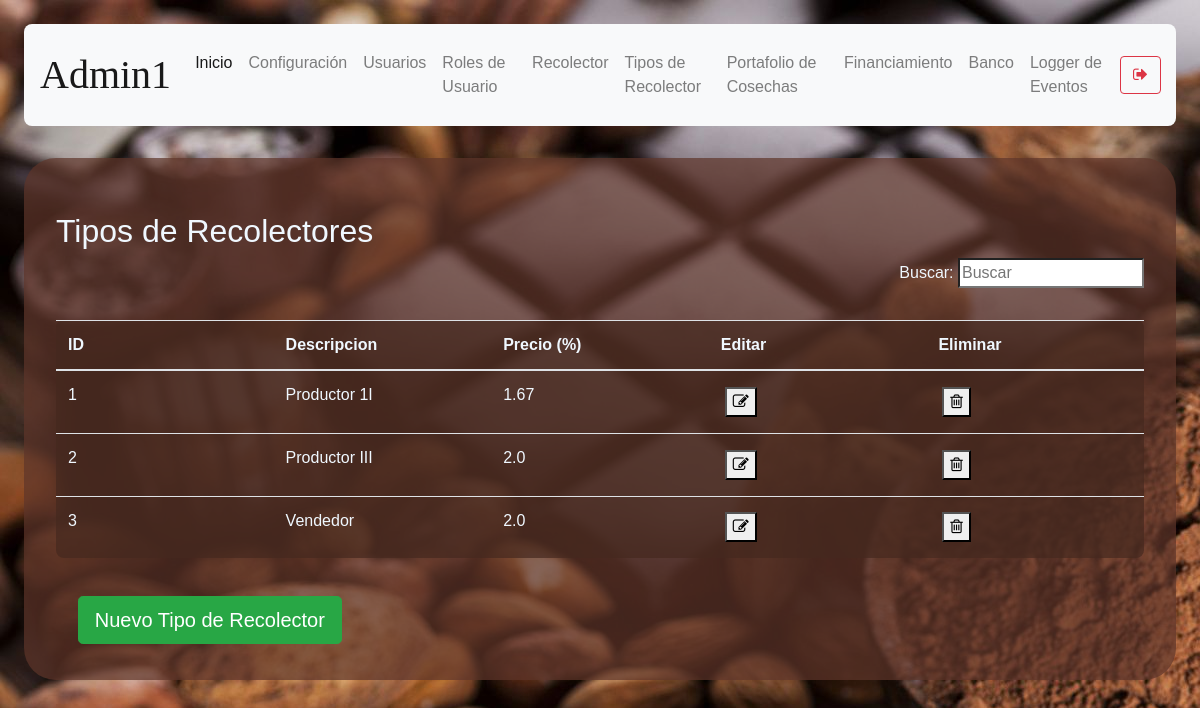
Before: /productor-type (signed in) with the older database file.
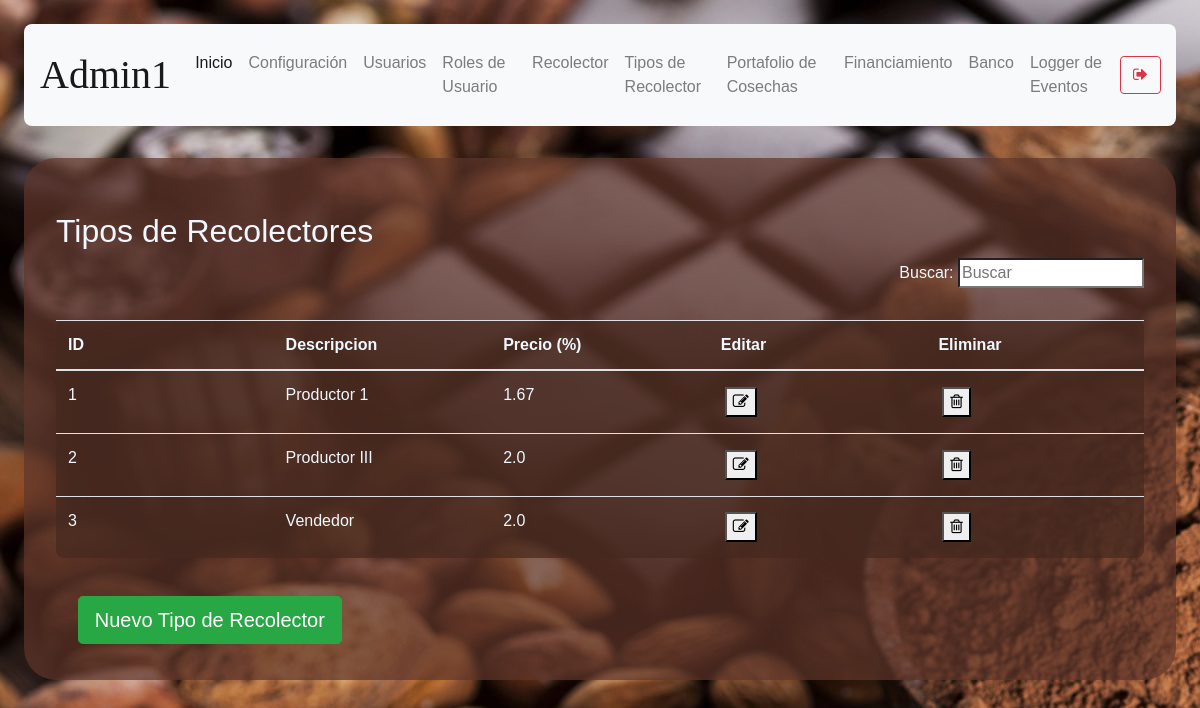
After: the same page with the newer database file.
### models/productor_type.py (models this page shows, shortened)
class Productor_type(db.Model):
    __tablename__ = 'productor_type'
    id = db.Column(db.Integer, primary_key = True)
    description = db.Column(db.String(50), nullable = False)
    price_percentage = db.Column( db.Float, nullable = False )

### routes/productor_type.py (the view)
@productor_type_route.route('/productor-type')
def productor_type():
    if( not verify_permissions(session, User, allowed_rols) ):
        return redirect( url_for('auth.index') )
    productor_types = Productor_type.query.all()
    if 'management-status' not in session:
        return render_template('productor-type.html', status="",\
            productor_types = productor_types)
    status = session['management-status']
    session.pop('management-status', None)
    return render_template('productor-type.html', status = status,\
            productor_types = productor_types)

### models/user.py (called while the page is built)
    def get_user_rol_by_username( self, username ):
        user_rol_id = User.query.filter_by(username = username).first().user_rol_id
        user_rol = User_rol.query.get(user_rol_id).description
        return user_rol

### utils/functions.py (called while the page is built)
def verify_permissions(session, User, allowed=['admin']):
    return 'username' in session and \
    ( allowed == 'all' or User.get_user_rol_by_username(User, session['username']) in allowed)

### templates/productor-type.html (shortened to what this page needs)
{% extends "base.html" %}
{% block content %}
<h2>Tipos de Recolectores </h2>
<p align="right">
  Buscar: <input id ="search-bar" onkeyup="searchEngine()" type="search" name="busqueda" placeholder="Buscar">
</p>
<table class="table content-table">
  <thead>
      <th>ID</th>
      <th>Descripcion</th>
      <th>Precio (%)</th>
      <th>Editar</th>
      <th>Eliminar</th>
  </thead>
  <tbody id="table-body-data">
  {% for type in productor_types %}
  <tr>
    <td>{{ type.id }}</td>
    <td>{{ type.description }}</td>
    <td>{{ type.price_percentage }}</td>
    <td><button onclick="window.location.href=`/productor-type/edit-type/{{ type.id }}`"><i class="fa fa-pencil-square-o" aria-hidden="true"></i></button></td>
    <td><button onclick='deleteConfirm( {{type.id}}, "Logger" )'><i class="fa fa-trash-o" aria-hidden="true"></i></button></td>
  </tr>
  {% endfor %}
  </tbody>
</table>
<button type="submit" onclick="showForm()" class="btn btn-success btn-lg mb-1">Nuevo Tipo de Recolector</button>
{% endblock %}

Changed rows visible on the page:
changed Productor_type id 1: description "Productor 1I" → "Productor 1"
